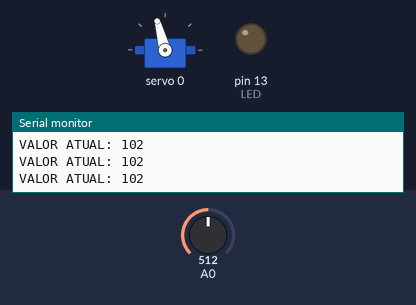
A sketch run on a simulated Arduino Uno, built with avr-gcc and run on an emulated ATmega328P. Shown: servo, output pins drawn as LEDs (lit = HIGH), the last lines printed to the serial monitor. The test bench sets the inputs (shaded band); at power-on: A0 = 512.

Above: at 1.7 s.
1.8 s: A0 set to 716
At 2.2 s:
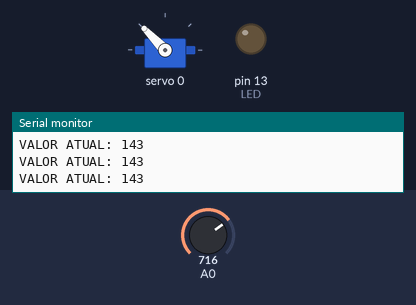
3.3 s: A0 set to 900
At 4.0 s:
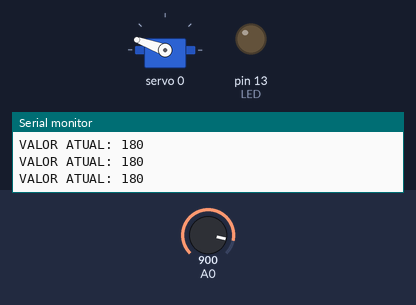
4.8 s: A0 set to 510
At 5.8 s:
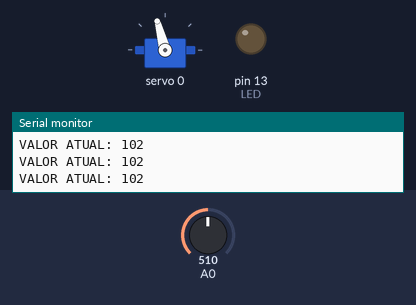
7.8 s: A0 set to 492
At 8.2 s:
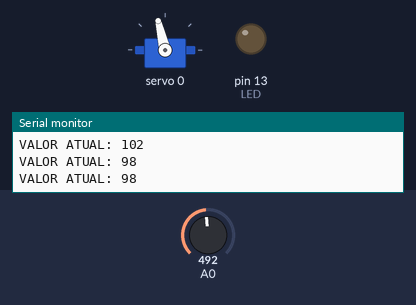
9.3 s: A0 set to 306
At 9.9 s:
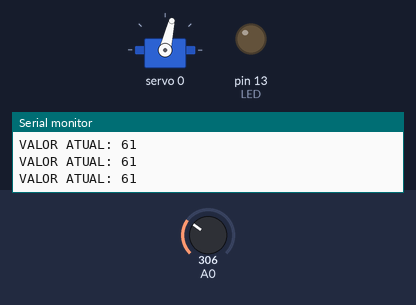
10.8 s: A0 set to 511
At 11.7 s:
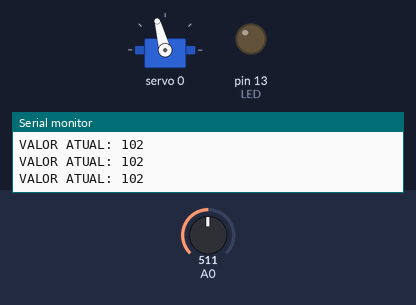
Timing chart, 0 to 13.3 s (numbered marks = the images above; inputs shaded):
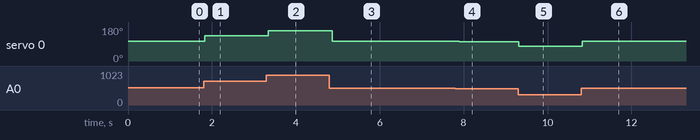

Measured:
- after the input at 1.8 s, servo 0: 105° → 134° at once
- after the input at 3.3 s, servo 0: 134° → 160° at once
- after the input at 4.8 s, servo 0: 160° → 105° after 0.06 s
- after the input at 7.8 s, servo 0: 105° → 103° after 0.10 s
- after the input at 9.3 s, servo 0: 103° → 77° at once
- after the input at 10.8 s, servo 0: 77° → 105° at once

The sketch:

bobert_potenciometro.ino
```cpp
#include <Wire.h>
#include <Adafruit_PWMServoDriver.h>

Adafruit_PWMServoDriver myServo = Adafruit_PWMServoDriver(0x40);
byte servo[16] = {0,1,2,3,4,5,6,7,8,9,10,11,12,13,14,15};

// conf. do servo VS-SO92J
#define SERVOMIN 230
#define SERVOMAX 520

const byte LED = 13;

void setup() {
  pinMode(A0, INPUT);
  pinMode(LED, OUTPUT);

  Serial.begin(9600);

  myServo.begin();
  myServo.setPWMFreq(60);
  delay(10);

  delay(500);
}

void loop() {
  byte val = analogRead(A0)/5;
  mover_servo(0, val);
  delay(100);

  Serial.print("VALOR ATUAL: ");
  Serial.println(val);
}


void mover_servo(byte index, float angle){
  // ϴ = (angle/(180/(SERVOMAX-SERVOMIN)))+SERVOMIN
  int pulse = (angle/0.5625)+220;
  myServo.setPWM(index, 0, pulse);

}
```
